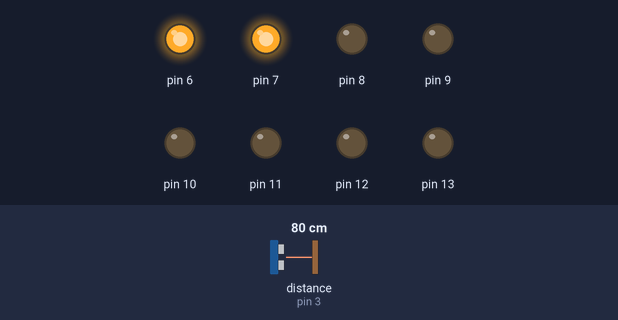
Bench run of a sketch on a simulated Arduino Uno, built with avr-gcc and run on an emulated ATmega328P. Parts: output pins drawn as LEDs (lit = HIGH). Wiring (inferred from the names in the program): ultrasonic range finder: trigger pin 2; echo pin 3. The test bench sets the inputs (shaded band); at power-on: distance to the obstacle (sensor on pin 3) 80 cm. The echo pulse lasts 58.3 µs per cm; pins used as bus, display or sensor lines are not drawn.

Above: at 1.2 s.
1.3 s: distance to the obstacle (sensor on pin 3) set to 69 cm
2.8 s: distance to the obstacle (sensor on pin 3) set to 60 cm
At 3.1 s:
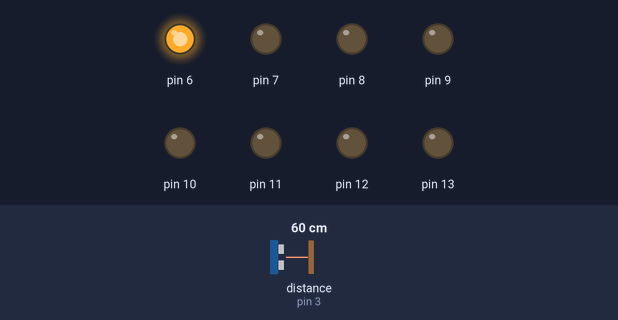
4.3 s: distance to the obstacle (sensor on pin 3) set to 120 cm
At 5.5 s:
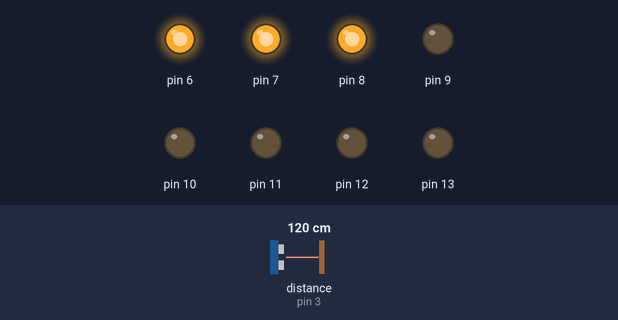
5.8 s: distance to the obstacle (sensor on pin 3) set to 150 cm
7.3 s: distance to the obstacle (sensor on pin 3) set to 160 cm
At 7.8 s:
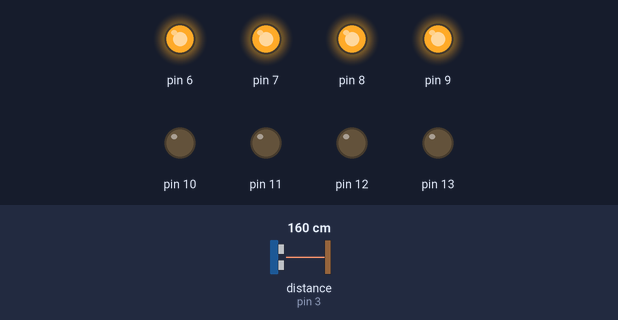
8.8 s: distance to the obstacle (sensor on pin 3) set to 2 cm
At 10.2 s:
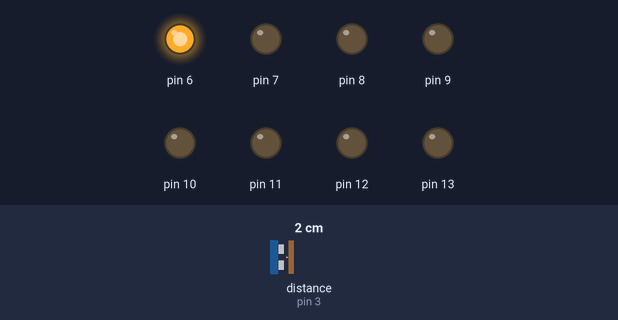
Timing chart, 0 to 11.3 s (numbered marks = the images above; inputs shaded):
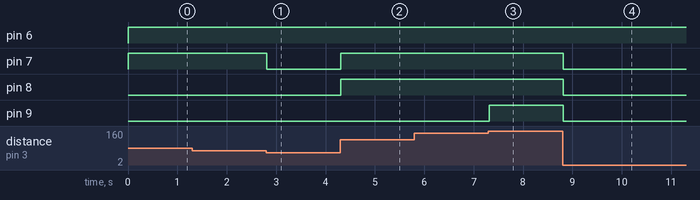

Measured:
- the behaviour switches between 66 and 65 cm on distance to the obstacle (sensor on pin 3) (found by bisection; images 0 and 1)
- the behaviour switches between 155 and 156 cm on distance to the obstacle (sensor on pin 3) (found by bisection; images 2 and 3)
- after the input at 1.3 s, every drawn part: stays the same
- after the input at 2.8 s, pin 7: HIGH → LOW at once
- after the input at 4.3 s, pin 7, pin 8: LOW → HIGH at once
- after the input at 5.8 s, every drawn part: stays the same
- after the input at 7.3 s, pin 9: LOW → HIGH at once
- after the input at 8.8 s, pin 7–9: HIGH → LOW at once

The sketch:

distance1.ino
```cpp
#define trig 2
#define echo 3
long duration;
long distance;

void setup() {
	Serial.begin(9600);
  	pinMode(trig, OUTPUT);
  	pinMode(echo, INPUT);
  for (int i = 6; i <=13; i++) {
   	pinMode(i, OUTPUT);
  }
}

unsigned long ping(int trigPin, int echoPin) {
  long duration;
  digitalWrite(trigPin, LOW);
  delayMicroseconds(2);
  digitalWrite(trigPin, HIGH);
  delayMicroseconds(10);
  digitalWrite(trigPin, LOW);
  duration = pulseIn(echoPin, HIGH);
  return duration * 0.034 / 2;
}

void leds(int ledNum) {
  for (int i = ledNum; i >= 6; i--) {
    digitalWrite(i, HIGH);
  }
  for (int i = ledNum + 1; i <= 13; i++) {
    digitalWrite(i, LOW);
  }
}

void loop() {
  int d = ping(trig, echo);
  int ledNum = map(d, 20, 331, 6, 13);
  leds(ledNum);
}
```
